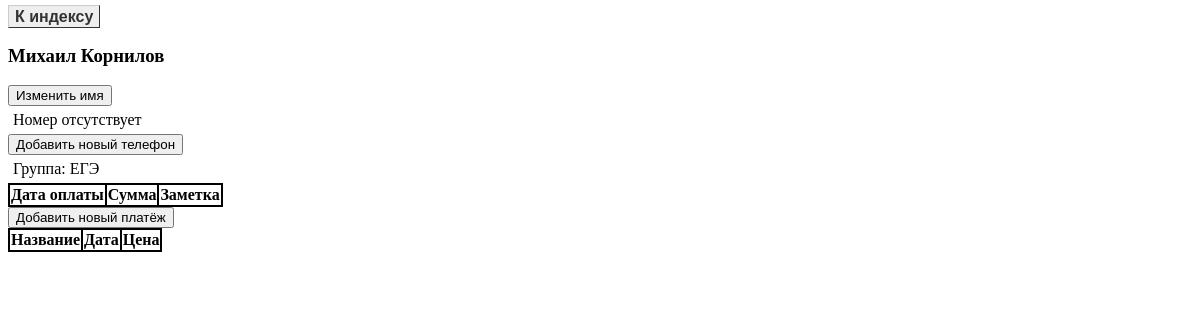
/CRM/clientCard5, run on an earlier commit of the app's database.
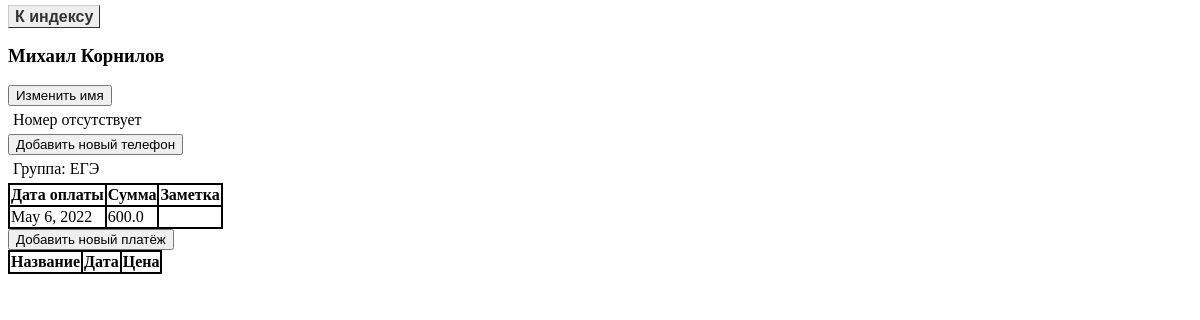
And on a later commit of the database.
### CRM/models.py (models this page shows, shortened)
class Group(models.Model):
    name = models.CharField(max_length=200)
    clients = models.ManyToManyField(Client)
    schedule = models.CharField(max_length=200)
    teacher = models.ForeignKey(Teacher,on_delete=models.PROTECT,default=getDefaultTeacher)

class Payment(models.Model):
    client = models.ForeignKey(Client,on_delete=models.CASCADE)
    date = models.DateField()
    value = models.FloatField(default=0)
    note = models.CharField(max_length=200,default="")

### CRM/views.py (the view)
# urls.py: path('CRM/clientCard<int:client_id>',views.client_card, name = 'client_card'),
def client_card(request, client_id):
    client = Client.objects.get(pk=client_id)
    payments = Payment.objects.filter(client=client)
    group = Group.objects.filter(clients=client)
    phone = Phone.objects.filter(client=client)
    data = Lesson.objects.filter(clients=client)
    template = loader.get_template('crm/clientCard.html')
    context = {
        'client' : client,
        'payments':payments,
        'group': group,
        'phone': phone,
        'lessons': data,
    }
    return HttpResponse(template.render(context, request))

### CRM/templates/crm/clientCard.html (shortened to what this page needs)
<!DOCTYPE html>
<html>
    <head>
        {% load static %}
        <link rel="stylesheet" type="text/css" href="{% static 'crm/simpleStyle.css' %}">
    </head>
    <body>
        <a class = "button" href = {% url 'index' %}>К индексу</a>
        <h3>{{client.name}}</h3>
        <button onclick="document.getElementById('editName').classList.remove('hidden');">Изменить имя</button>
        {% for p in phone %}
            <p>{{p.note}} {{p.phone}}</p>
        {% empty %}
            <p>Номер отсутствует</p>
        {% endfor %}
        <button onclick="document.getElementById('addPhone').classList.remove('hidden');">Добавить новый телефон</button>
        {% for g in group %}
            <p>Группа: {{g.name}}<p>
        {% endfor %}
        <table>
            <tr>
                <th>Дата оплаты</th>
                <th>Сумма</th>
                <th>Заметка</th>
            </tr>
            {% for pay in payments %}
            <tr>
                <td>{{pay.date}}</td>
                <td>{{pay.value}}</td>
                <td>{{pay.note}}</td>
            </tr>
            {%endfor%}
        </table>
        <button onclick="document.getElementById('newPayment').classList.remove('hidden');">Добавить новый платёж</button>
        <table>
            <tr>
                <th>Название</th>
                <th>Дата</th>
                <th>Цена</th>
            </tr>
        </table>
    </body>
</html>

What changed in the data, as far as the page shows it:
added Payment: date "May 6, 2022", value "600.0"
